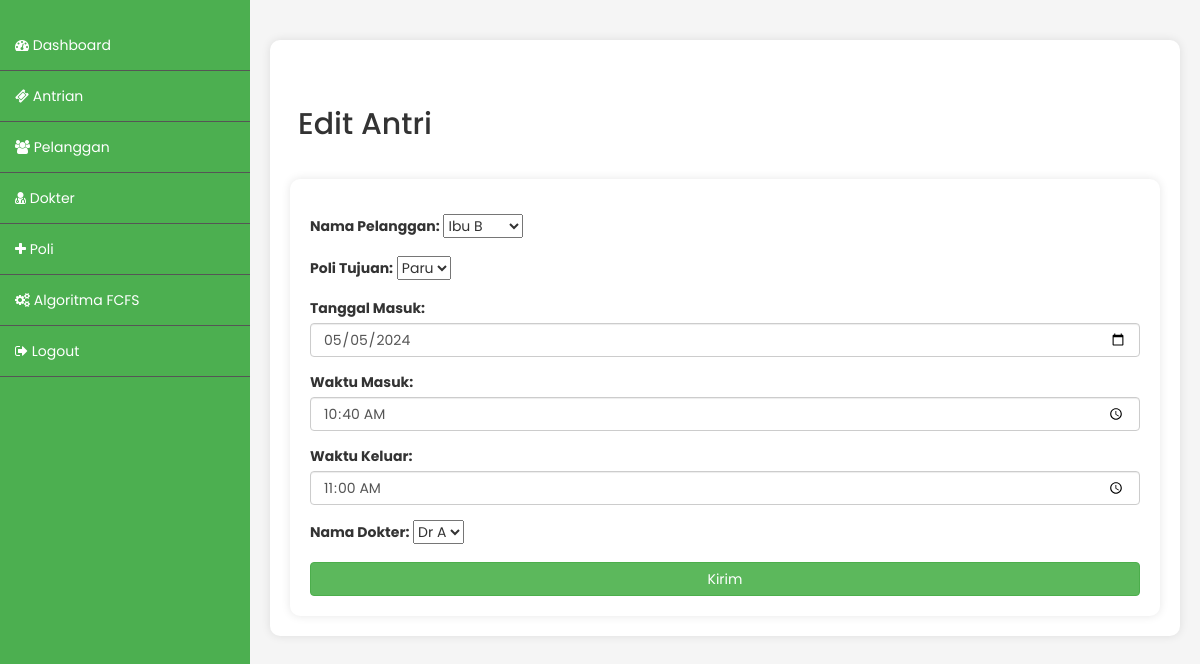
Page /index.php/admin/ticket_edit/13 on the committed database.
### tables this page shows
CREATE TABLE `ticket` (
  `id_ticket` int(255) NOT NULL,
  `id_pelanggan` int(255) NOT NULL,
  `tanggal_masuk` date DEFAULT NULL,
  `waktu_masuk` time DEFAULT NULL,
  `stamp_waktu` timestamp NOT NULL DEFAULT current_timestamp(),
  `waktu_keluar` time DEFAULT NULL,
  `id_poli` int(255) NOT NULL,
  `id_dokter` int(255) NOT NULL,
  `nama_guest` varchar(255) NOT NULL
);

### application/controllers/Admin.php (called while the page is built, shortened)
<?php
class Admin extends CI_Controller {
	public function __construct()
	{
		$this->load->model('akun_model');
		$this->load->model('crud_model');
	}
	public function ticket_edit($id)
	{
		$data['array_ticket'] = $this->crud_model->mengambil_data_join_id('ticket',['poli','dokter','pelanggan'],'id_ticket',$id);
		$data['array_poli'] = $this->crud_model->mengambil_data('poli');
		$data['array_dokter'] = $this->crud_model->mengambil_data('dokter');
		$data['array_pelanggan'] = $this->crud_model->mengambil_data('pelanggan');
		$data['obj_ticket'] = $data['array_ticket'][0];
		$this->load->view('admin_ticket_edit',$data);
	}
}

### index.php (called while the page is built, shortened)
<?php
require_once BASEPATH.'core/CodeIgniter.php';

### application/models/Crud_model.php (called while the page is built, shortened)
<?php
class Crud_model extends CI_Model{
	public function mengambil_data($nama_tabel)
	{
		$this->db->select('*');
		$this->db->from($nama_tabel);
		$query = $this->db->get();
		return $query->result();
	}
	public function mengambil_data_join_id($nama_tabel,$array_tabel, $nama_colum, $id)
	{
		$this->db->select('*');
		$this->db->from($nama_tabel);
		foreach($array_tabel as $tabel){
			$this->db->join($tabel, $nama_tabel.'.id_'.$tabel.' = '.$tabel.'.id_'.$tabel.'');
		}
		$this->db->where($nama_colum, $id);
		$query = $this->db->get();
		return $query->result();
	}
}

### application/views/admin_ticket_edit.php (the view, shortened to what this page needs)
<!DOCTYPE html>
<html lang="en">
<head>
<link rel="stylesheet" type="text/css" href="https://cdn.datatables.net/1.10.25/css/jquery.dataTables.css">
<link href="//maxcdn.bootstrapcdn.com/bootstrap/3.3.0/css/bootstrap.min.css" rel="stylesheet" id="bootstrap-css">
<link href="https://maxcdn.bootstrapcdn.com/font-awesome/4.7.0/css/font-awesome.min.css" rel="stylesheet">
<link rel="stylesheet" href="<?=base_url()?>/css/style.css">
</head>
<body>
<div class="content">
	<div class="status-info">
<table>
    <tr>
      <td class="title"><h2>Edit Antri</h2></td>
    </tr>
  </table>
      <form action="<?=site_url('/admin/ticket_edit_go')?>" method="post">
        <div class="form-group">
          <label for="nama">Nama Pelanggan:</label>
          <select name="id_pelanggan" class="form-select form-select-lg mb-3" aria-label=".form-select-lg example">
            <?php foreach($array_pelanggan as $pelanggan): ?>
            <option <?=$pelanggan->id_pelanggan == $obj_ticket->id_pelanggan ? 'selected' : '';?> value="<?=$pelanggan->id_pelanggan?>"><?=$pelanggan->nama_pelanggan?></option>
            <?php endforeach; ?>
          </select>
        </div>
        <div class="form-group">
          <label for="nama">Poli Tujuan:</label>
          <select name="id_poli" class="form-select form-select-lg mb-3" aria-label=".form-select-lg example">
            <?php foreach($array_poli as $poli): ?>
            <option <?=$poli->nama_poli == $obj_ticket->nama_poli ? 'selected' : '';?> value="<?=$poli->id_poli?>"><?=$poli->nama_poli?></option>
            <?php endforeach; ?>
          </select>
        </div>
        <div class="form-group">
          <label for="nama">Tanggal Masuk:</label>
          <input name="tanggal_masuk" type="date" class="form-control" id="nama" value="<?=$obj_ticket->tanggal_masuk?>">
        </div>
        <div class="form-group">
          <label for="nama">Waktu Masuk:</label>
          <input name="waktu_masuk" type="time" class="form-control" id="nama" value="<?=$obj_ticket->waktu_masuk?>">
        </div>
        <div class="form-group">
          <label for="nama">Waktu Keluar:</label>
          <input name="waktu_keluar" type="time" class="form-control" id="nama" value="<?=$obj_ticket->waktu_keluar?>">
        </div>
        <div class="form-group">
          <label for="nama">Nama Dokter:</label>
          <select name="id_dokter" class="form-select form-select-lg mb-3" aria-label=".form-select-lg example">
            <?php foreach($array_dokter as $dokter): ?>
            <option <?=$dokter->id_dokter == $obj_ticket->id_dokter ? 'selected' : '';?> value="<?=$dokter->id_dokter?>"><?=$dokter->nama_dokter?></option>
            <?php endforeach; ?>
          </select>
        </div>
        <button type="submit" class="btn btn-success btn-block">Kirim</button>
      </form>
	</div>
</div>
</body>
</html>

### css/style.css (style rules this page uses)
body { margin: 0; padding: 0; font-family: 'Poppins', sans-serif; background-color: #f5f5f5; }
.content { margin-left: 250px; padding: 20px; }
.content h2 { color: #333; }
.status-info { background-color: #fff; padding: 20px; border-radius: 10px; box-shadow: 0 0 10px rgba(0, 0, 0, 0.1); margin-top: 20px; }
table { width: 100%; border-collapse: collapse; margin-top: 20px; }
th, td { border: 1px solid #ddd; padding: 8px; text-align: left; }
form { background-color: #fff; padding: 20px; border-radius: 10px; box-shadow: 0 0 10px rgba(0, 0, 0, 0.1); margin-top: 20px; }

### application/views/admin_ticket_edit.php (style rules this page uses)
table { border-collapse: collapse; }
table, th, td { border: none; }

### rows in the picture
ticket: tanggal_masuk "05/05/2024", waktu_masuk "10:40:00", waktu_keluar "11:00:00"

### other values in the picture
form field id_pelanggan "Ibu B"
form field id_poli "Paru"
form field id_dokter "Dr A"
